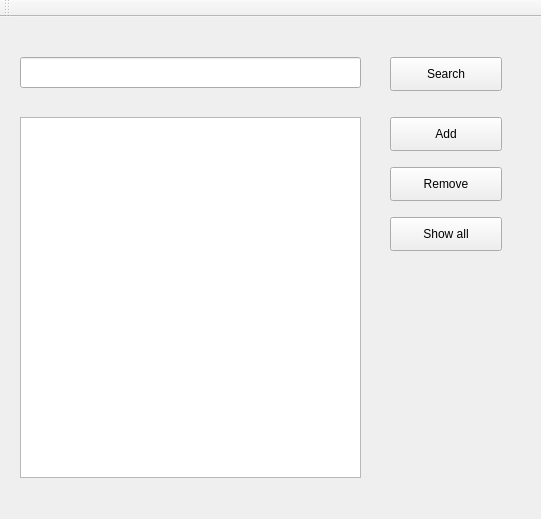
<?xml version="1.0" encoding="UTF-8"?>
<ui version="4.0">
 <class>MainWindow</class>
 <widget class="QMainWindow" name="MainWindow">
  <property name="geometry">
   <rect>
    <x>0</x>
    <y>0</y>
    <width>541</width>
    <height>519</height>
   </rect>
  </property>
  <property name="windowTitle">
   <string>MainWindow</string>
  </property>
  <widget class="QWidget" name="centralWidget">
   <widget class="QPushButton" name="addButton">
    <property name="geometry">
     <rect>
      <x>390</x>
      <y>100</y>
      <width>112</width>
      <height>34</height>
     </rect>
    </property>
    <property name="text">
     <string>Add</string>
    </property>
   </widget>
   <widget class="QPushButton" name="removeButton">
    <property name="geometry">
     <rect>
      <x>390</x>
      <y>150</y>
      <width>112</width>
      <height>34</height>
     </rect>
    </property>
    <property name="text">
     <string>Remove</string>
    </property>
   </widget>
   <widget class="QLineEdit" name="searchBar">
    <property name="geometry">
     <rect>
      <x>20</x>
      <y>40</y>
      <width>341</width>
      <height>31</height>
     </rect>
    </property>
    <property name="autoFillBackground">
     <bool>false</bool>
    </property>
    <property name="clearButtonEnabled">
     <bool>false</bool>
    </property>
   </widget>
   <widget class="QPushButton" name="searchButton">
    <property name="geometry">
     <rect>
      <x>390</x>
      <y>40</y>
      <width>112</width>
      <height>34</height>
     </rect>
    </property>
    <property name="text">
     <string>Search</string>
    </property>
   </widget>
   <widget class="QTableWidget" name="table">
    <property name="enabled">
     <bool>true</bool>
    </property>
    <property name="geometry">
     <rect>
      <x>20</x>
      <y>100</y>
      <width>341</width>
      <height>361</height>
     </rect>
    </property>
    <property name="autoScroll">
     <bool>true</bool>
    </property>
   </widget>
   <widget class="QPushButton" name="showAllButton">
    <property name="geometry">
     <rect>
      <x>390</x>
      <y>200</y>
      <width>112</width>
      <height>34</height>
     </rect>
    </property>
    <property name="text">
     <string>Show all</string>
    </property>
   </widget>
  </widget>
  <widget class="QToolBar" name="mainToolBar">
   <attribute name="toolBarArea">
    <enum>TopToolBarArea</enum>
   </attribute>
   <attribute name="toolBarBreak">
    <bool>false</bool>
   </attribute>
  </widget>
  <action name="actionAdd">
   <property name="text">
    <string>Add</string>
   </property>
  </action>
 </widget>
 <layoutdefault spacing="6" margin="11"/>
 <resources/>
 <connections/>
</ui>
